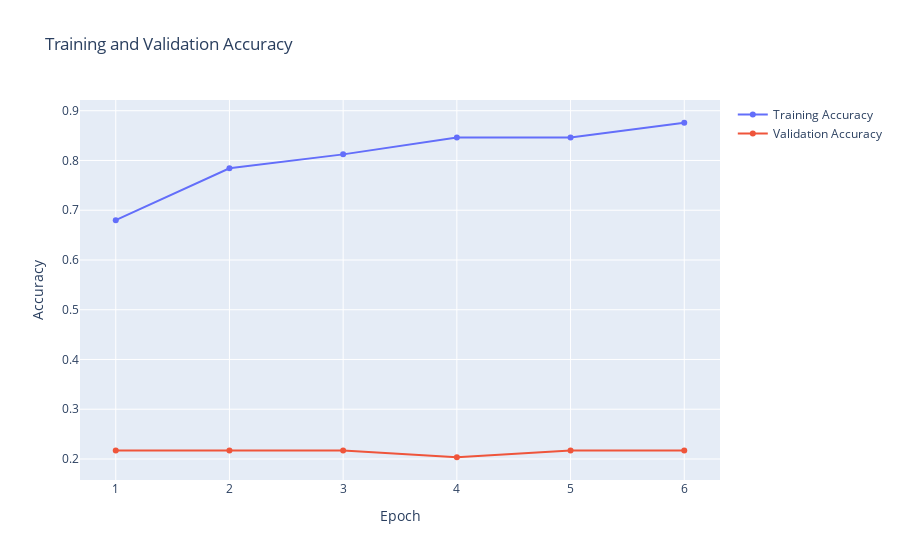
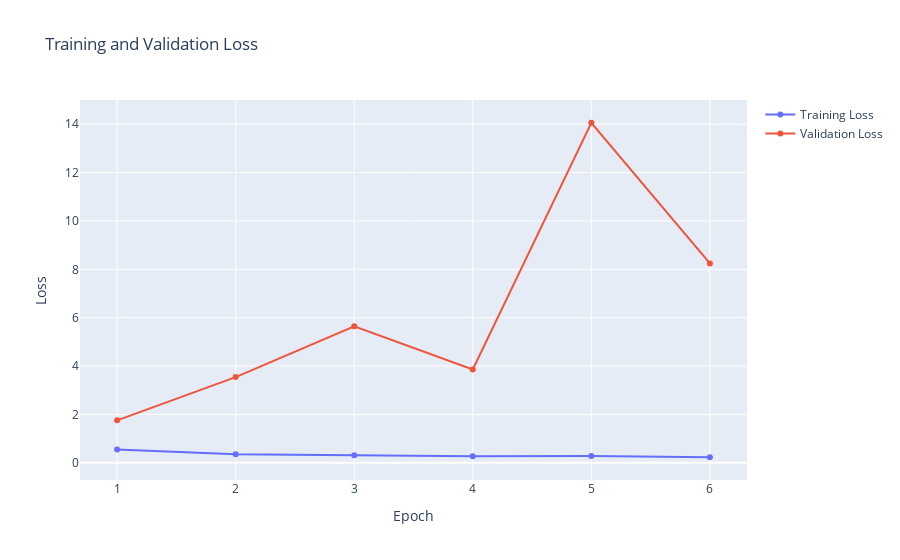

The cell these charts' notebook holds for them, in order:
### Markdown cell above
##### Training & validation Acuracy loss

### Code cell
def history_plot(epochs, history):
    fig1 = make_subplots()
    fig1.add_trace(go.Scatter(x = np.arange(1,epochs+1), y = history.history["accuracy"], name = "Training Accuracy"))
    fig1.add_trace(go.Scatter(x = np.arange(1,epochs+1), y = history.history["val_accuracy"], name = "Validation Accuracy"))
    fig1.update_layout(title = "Training and Validation Accuracy", xaxis_title = "Epoch", yaxis_title = "Accuracy")
    fig1.show()

    fig2 = make_subplots()
    fig2.add_trace(go.Scatter(x = np.arange(1,epochs+1), y = history.history["loss"], name = "Training Loss"))
    fig2.add_trace(go.Scatter(x = np.arange(1,epochs+1), y = history.history["val_loss"], name = "Validation Loss"))
    fig2.update_layout(title = "Training and Validation Loss", xaxis_title = "Epoch", yaxis_title = "Loss")
    fig2.show()

history_plot(epochs, history)

### Figure 1 — Plotly figure (JSON) as saved in the notebook; plotly's stock layout.template omitted (floating-point values rounded to 4 significant figures)
{"data": [{"name": "Training Accuracy", "type": "scatter", "x": [1, 2, 3, 4, 5, 6, 7, 8, 9, 10, 11, 12, 13, 14, 15, 16, 17, 18, 19, 20, 21, 22, 23, 24, 25, 26, 27, 28, 29, 30, 31, 32, 33, 34, 35, 36, 37, 38, 39, 40, 41, 42, 43, 44, 45, 46, 47, 48, 49, 50], "y": [0.68, 0.7842, 0.8123, 0.8463, 0.8463, 0.8758]}, {"name": "Validation Accuracy", "type": "scatter", "x": [1, 2, 3, 4, 5, 6, 7, 8, 9, 10, 11, 12, 13, 14, 15, 16, 17, 18, 19, 20, 21, 22, 23, 24, 25, 26, 27, 28, 29, 30, 31, 32, 33, 34, 35, 36, 37, 38, 39, 40, 41, 42, 43, 44, 45, 46, 47, 48, 49, 50], "y": [0.2172, 0.2172, 0.2172, 0.2034, 0.2172, 0.2172]}], "layout": {"autosize": true, "title": {"text": "Training and Validation Accuracy"}, "xaxis": {"anchor": "y", "autorange": true, "domain": [0, 1], "range": [0.6941, 6.306], "title": {"text": "Epoch"}, "type": "linear"}, "yaxis": {"anchor": "x", "autorange": true, "domain": [0, 1], "range": [0.148, 0.9313], "title": {"text": "Accuracy"}, "type": "linear"}}}

### Figure 2 — Plotly figure (JSON) as saved in the notebook; plotly's stock layout.template omitted (floating-point values rounded to 4 significant figures)
{"data": [{"name": "Training Loss", "type": "scatter", "x": [1, 2, 3, 4, 5, 6, 7, 8, 9, 10, 11, 12, 13, 14, 15, 16, 17, 18, 19, 20, 21, 22, 23, 24, 25, 26, 27, 28, 29, 30, 31, 32, 33, 34, 35, 36, 37, 38, 39, 40, 41, 42, 43, 44, 45, 46, 47, 48, 49, 50], "y": [0.5522, 0.3571, 0.3071, 0.2733, 0.2849, 0.2286]}, {"name": "Validation Loss", "type": "scatter", "x": [1, 2, 3, 4, 5, 6, 7, 8, 9, 10, 11, 12, 13, 14, 15, 16, 17, 18, 19, 20, 21, 22, 23, 24, 25, 26, 27, 28, 29, 30, 31, 32, 33, 34, 35, 36, 37, 38, 39, 40, 41, 42, 43, 44, 45, 46, 47, 48, 49, 50], "y": [1.754, 3.543, 5.641, 3.856, 14.06, 8.243]}], "layout": {"autosize": true, "title": {"text": "Training and Validation Loss"}, "xaxis": {"anchor": "y", "autorange": true, "domain": [0, 1], "range": [0.6949, 6.305], "title": {"text": "Epoch"}, "type": "linear"}, "yaxis": {"anchor": "x", "autorange": true, "domain": [0, 1], "range": [-0.9128, 15.2], "title": {"text": "Loss"}, "type": "linear"}}}
